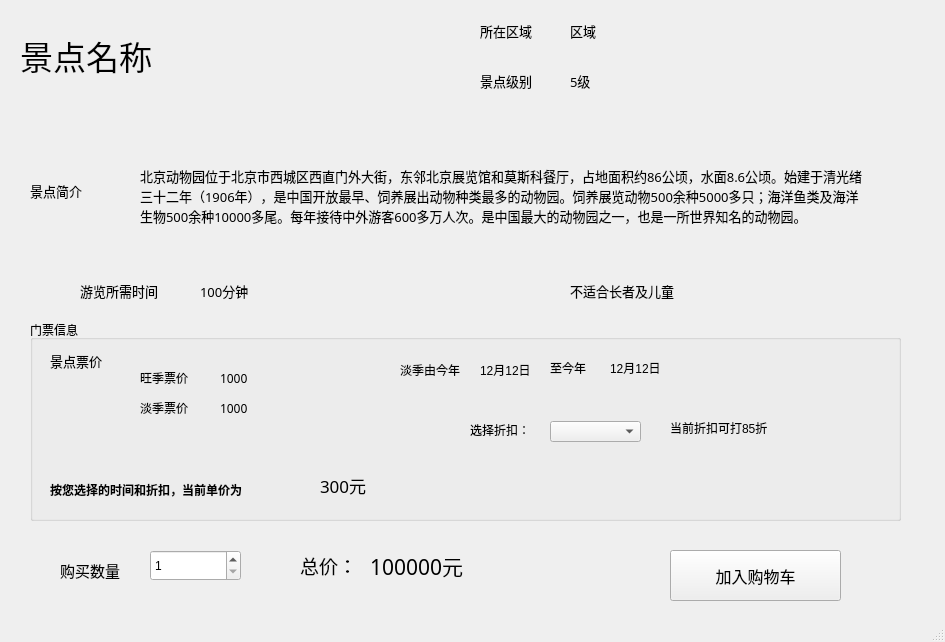
<?xml version="1.0" encoding="UTF-8"?>
<ui version="4.0">
 <class>onesite</class>
 <widget class="QMainWindow" name="onesite">
  <property name="geometry">
   <rect>
    <x>0</x>
    <y>0</y>
    <width>945</width>
    <height>642</height>
   </rect>
  </property>
  <property name="windowTitle">
   <string>景点详细信息</string>
  </property>
  <widget class="QWidget" name="centralwidget">
   <widget class="QLabel" name="label_12">
    <property name="geometry">
     <rect>
      <x>30</x>
      <y>180</y>
      <width>91</width>
      <height>21</height>
     </rect>
    </property>
    <property name="font">
     <font>
      <family>微软雅黑</family>
      <pointsize>10</pointsize>
     </font>
    </property>
    <property name="text">
     <string>景点简介</string>
    </property>
   </widget>
   <widget class="QLabel" name="label_10">
    <property name="geometry">
     <rect>
      <x>480</x>
      <y>70</y>
      <width>91</width>
      <height>21</height>
     </rect>
    </property>
    <property name="font">
     <font>
      <family>微软雅黑</family>
      <pointsize>10</pointsize>
     </font>
    </property>
    <property name="text">
     <string>景点级别</string>
    </property>
   </widget>
   <widget class="QLabel" name="label_14">
    <property name="geometry">
     <rect>
      <x>80</x>
      <y>280</y>
      <width>111</width>
      <height>21</height>
     </rect>
    </property>
    <property name="font">
     <font>
      <family>微软雅黑</family>
      <pointsize>10</pointsize>
     </font>
    </property>
    <property name="text">
     <string>游览所需时间</string>
    </property>
   </widget>
   <widget class="QLabel" name="label_13">
    <property name="geometry">
     <rect>
      <x>480</x>
      <y>20</y>
      <width>91</width>
      <height>21</height>
     </rect>
    </property>
    <property name="font">
     <font>
      <family>微软雅黑</family>
      <pointsize>10</pointsize>
     </font>
    </property>
    <property name="text">
     <string>所在区域</string>
    </property>
   </widget>
   <widget class="QLabel" name="name">
    <property name="geometry">
     <rect>
      <x>20</x>
      <y>10</y>
      <width>451</width>
      <height>91</height>
     </rect>
    </property>
    <property name="font">
     <font>
      <family>微软雅黑</family>
      <pointsize>25</pointsize>
     </font>
    </property>
    <property name="text">
     <string>景点名称</string>
    </property>
   </widget>
   <widget class="QLabel" name="area">
    <property name="geometry">
     <rect>
      <x>570</x>
      <y>20</y>
      <width>91</width>
      <height>21</height>
     </rect>
    </property>
    <property name="font">
     <font>
      <family>微软雅黑</family>
      <pointsize>10</pointsize>
     </font>
    </property>
    <property name="text">
     <string>区域</string>
    </property>
   </widget>
   <widget class="QLabel" name="level">
    <property name="geometry">
     <rect>
      <x>570</x>
      <y>70</y>
      <width>91</width>
      <height>21</height>
     </rect>
    </property>
    <property name="font">
     <font>
      <family>微软雅黑</family>
      <pointsize>10</pointsize>
     </font>
    </property>
    <property name="text">
     <string>5级</string>
    </property>
   </widget>
   <widget class="QGroupBox" name="groupBox">
    <property name="geometry">
     <rect>
      <x>30</x>
      <y>320</y>
      <width>871</width>
      <height>201</height>
     </rect>
    </property>
    <property name="title">
     <string>门票信息</string>
    </property>
    <widget class="QLabel" name="pricehigh">
     <property name="geometry">
      <rect>
       <x>190</x>
       <y>50</y>
       <width>71</width>
       <height>16</height>
      </rect>
     </property>
     <property name="font">
      <font>
       <family>微软雅黑</family>
      </font>
     </property>
     <property name="text">
      <string>1000</string>
     </property>
    </widget>
    <widget class="QLabel" name="begintime">
     <property name="geometry">
      <rect>
       <x>450</x>
       <y>40</y>
       <width>72</width>
       <height>20</height>
      </rect>
     </property>
     <property name="text">
      <string>12月12日</string>
     </property>
    </widget>
    <widget class="QLabel" name="label_5">
     <property name="geometry">
      <rect>
       <x>370</x>
       <y>40</y>
       <width>81</width>
       <height>20</height>
      </rect>
     </property>
     <property name="font">
      <font>
       <family>微软雅黑</family>
      </font>
     </property>
     <property name="text">
      <string>淡季由今年</string>
     </property>
    </widget>
    <widget class="QLabel" name="label_6">
     <property name="geometry">
      <rect>
       <x>110</x>
       <y>50</y>
       <width>71</width>
       <height>16</height>
      </rect>
     </property>
     <property name="font">
      <font>
       <family>微软雅黑</family>
      </font>
     </property>
     <property name="text">
      <string>旺季票价</string>
     </property>
    </widget>
    <widget class="QLabel" name="label_3">
     <property name="geometry">
      <rect>
       <x>20</x>
       <y>30</y>
       <width>91</width>
       <height>21</height>
      </rect>
     </property>
     <property name="font">
      <font>
       <family>微软雅黑</family>
       <pointsize>10</pointsize>
      </font>
     </property>
     <property name="text">
      <string>景点票价</string>
     </property>
    </widget>
    <widget class="QLabel" name="label_9">
     <property name="geometry">
      <rect>
       <x>20</x>
       <y>160</y>
       <width>261</width>
       <height>21</height>
      </rect>
     </property>
     <property name="font">
      <font>
       <family>微软雅黑</family>
      </font>
     </property>
     <property name="text">
      <string>&lt;html&gt;&lt;head/&gt;&lt;body&gt;&lt;p&gt;&lt;span style=&quot; font-weight:600;&quot;&gt;按您选择的时间和折扣，当前单价为&lt;/span&gt;&lt;/p&gt;&lt;/body&gt;&lt;/html&gt;</string>
     </property>
    </widget>
    <widget class="QLabel" name="pricelow">
     <property name="geometry">
      <rect>
       <x>190</x>
       <y>80</y>
       <width>71</width>
       <height>16</height>
      </rect>
     </property>
     <property name="font">
      <font>
       <family>微软雅黑</family>
      </font>
     </property>
     <property name="text">
      <string>1000</string>
     </property>
    </widget>
    <widget class="QLabel" name="endtime">
     <property name="geometry">
      <rect>
       <x>580</x>
       <y>40</y>
       <width>72</width>
       <height>15</height>
      </rect>
     </property>
     <property name="text">
      <string>12月12日</string>
     </property>
    </widget>
    <widget class="QLabel" name="label_8">
     <property name="geometry">
      <rect>
       <x>110</x>
       <y>80</y>
       <width>61</width>
       <height>16</height>
      </rect>
     </property>
     <property name="font">
      <font>
       <family>微软雅黑</family>
      </font>
     </property>
     <property name="text">
      <string>淡季票价</string>
     </property>
    </widget>
    <widget class="QLabel" name="label_y">
     <property name="geometry">
      <rect>
       <x>520</x>
       <y>40</y>
       <width>51</width>
       <height>16</height>
      </rect>
     </property>
     <property name="font">
      <font>
       <family>微软雅黑</family>
      </font>
     </property>
     <property name="text">
      <string>至今年</string>
     </property>
    </widget>
    <widget class="QComboBox" name="dis_type">
     <property name="geometry">
      <rect>
       <x>520</x>
       <y>101</y>
       <width>91</width>
       <height>21</height>
      </rect>
     </property>
    </widget>
    <widget class="QLabel" name="label">
     <property name="geometry">
      <rect>
       <x>440</x>
       <y>100</y>
       <width>101</width>
       <height>20</height>
      </rect>
     </property>
     <property name="text">
      <string>选择折扣：</string>
     </property>
    </widget>
    <widget class="QLabel" name="cur_dis">
     <property name="geometry">
      <rect>
       <x>640</x>
       <y>100</y>
       <width>191</width>
       <height>16</height>
      </rect>
     </property>
     <property name="text">
      <string>当前折扣可打85折</string>
     </property>
    </widget>
    <widget class="QLabel" name="per_price">
     <property name="geometry">
      <rect>
       <x>290</x>
       <y>150</y>
       <width>121</width>
       <height>31</height>
      </rect>
     </property>
     <property name="font">
      <font>
       <family>黑体</family>
       <pointsize>13</pointsize>
      </font>
     </property>
     <property name="text">
      <string>300元</string>
     </property>
    </widget>
   </widget>
   <widget class="QLabel" name="time">
    <property name="geometry">
     <rect>
      <x>200</x>
      <y>280</y>
      <width>81</width>
      <height>21</height>
     </rect>
    </property>
    <property name="font">
     <font>
      <family>微软雅黑</family>
      <pointsize>10</pointsize>
     </font>
    </property>
    <property name="text">
     <string>100分钟</string>
    </property>
   </widget>
   <widget class="QLabel" name="agetype">
    <property name="geometry">
     <rect>
      <x>570</x>
      <y>280</y>
      <width>161</width>
      <height>21</height>
     </rect>
    </property>
    <property name="font">
     <font>
      <family>微软雅黑</family>
      <pointsize>10</pointsize>
     </font>
    </property>
    <property name="text">
     <string>不适合长者及儿童</string>
    </property>
   </widget>
   <widget class="QPushButton" name="add">
    <property name="geometry">
     <rect>
      <x>670</x>
      <y>550</y>
      <width>171</width>
      <height>51</height>
     </rect>
    </property>
    <property name="font">
     <font>
      <family>微软雅黑</family>
      <pointsize>12</pointsize>
     </font>
    </property>
    <property name="text">
     <string>加入购物车</string>
    </property>
   </widget>
   <widget class="QLabel" name="profile">
    <property name="geometry">
     <rect>
      <x>140</x>
      <y>130</y>
      <width>731</width>
      <height>131</height>
     </rect>
    </property>
    <property name="font">
     <font>
      <family>微软雅黑</family>
      <pointsize>10</pointsize>
     </font>
    </property>
    <property name="text">
     <string>北京动物园位于北京市西城区西直门外大街，东邻北京展览馆和莫斯科餐厅，占地面积约86公顷，水面8.6公顷。始建于清光绪三十二年（1906年），是中国开放最早、饲养展出动物种类最多的动物园。饲养展览动物500余种5000多只；海洋鱼类及海洋生物500余种10000多尾。每年接待中外游客600多万人次。是中国最大的动物园之一，也是一所世界知名的动物园。</string>
    </property>
    <property name="textFormat">
     <enum>Qt::PlainText</enum>
    </property>
    <property name="wordWrap">
     <bool>true</bool>
    </property>
   </widget>
   <widget class="QSpinBox" name="buy_num">
    <property name="geometry">
     <rect>
      <x>150</x>
      <y>550</y>
      <width>91</width>
      <height>31</height>
     </rect>
    </property>
    <property name="minimum">
     <number>1</number>
    </property>
    <property name="maximum">
     <number>1000</number>
    </property>
    <property name="displayIntegerBase">
     <number>10</number>
    </property>
   </widget>
   <widget class="QLabel" name="label_4">
    <property name="geometry">
     <rect>
      <x>60</x>
      <y>560</y>
      <width>91</width>
      <height>21</height>
     </rect>
    </property>
    <property name="font">
     <font>
      <family>等线</family>
      <pointsize>11</pointsize>
     </font>
    </property>
    <property name="text">
     <string>购买数量</string>
    </property>
   </widget>
   <widget class="QLabel" name="label_11">
    <property name="geometry">
     <rect>
      <x>300</x>
      <y>550</y>
      <width>71</width>
      <height>31</height>
     </rect>
    </property>
    <property name="font">
     <font>
      <family>黑体</family>
      <pointsize>14</pointsize>
     </font>
    </property>
    <property name="text">
     <string>总价：</string>
    </property>
   </widget>
   <widget class="QLabel" name="all_price">
    <property name="geometry">
     <rect>
      <x>370</x>
      <y>550</y>
      <width>151</width>
      <height>31</height>
     </rect>
    </property>
    <property name="font">
     <font>
      <family>黑体</family>
      <pointsize>16</pointsize>
     </font>
    </property>
    <property name="text">
     <string>100000元</string>
    </property>
   </widget>
  </widget>
  <widget class="QStatusBar" name="statusbar"/>
 </widget>
 <resources/>
 <connections/>
</ui>
